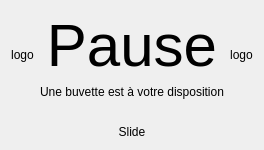
      <widget class="QWidget" name="pageEventPause">
       <layout class="QVBoxLayout" name="verticalLayout_5">
        <item>
         <layout class="QHBoxLayout" name="horizontalLayout_3">
          <item>
           <widget class="QLabel" name="EP_LogoB">
            <property name="text">
             <string>logo</string>
            </property>
            <property name="alignment">
             <set>Qt::AlignCenter</set>
            </property>
           </widget>
          </item>
          <item>
           <layout class="QVBoxLayout" name="verticalLayout_4">
            <item>
             <widget class="QLabel" name="EP_Title">
              <property name="sizePolicy">
               <sizepolicy hsizetype="Preferred" vsizetype="Preferred">
                <horstretch>0</horstretch>
                <verstretch>0</verstretch>
               </sizepolicy>
              </property>
              <property name="font">
               <font>
                <pointsize>45</pointsize>
                <kerning>false</kerning>
               </font>
              </property>
              <property name="text">
               <string>Pause</string>
              </property>
              <property name="scaledContents">
               <bool>true</bool>
              </property>
              <property name="alignment">
               <set>Qt::AlignCenter</set>
              </property>
              <property name="wordWrap">
               <bool>true</bool>
              </property>
              <property name="textInteractionFlags">
               <set>Qt::NoTextInteraction</set>
              </property>
             </widget>
            </item>
            <item>
             <widget class="QLabel" name="EP_Message">
              <property name="sizePolicy">
               <sizepolicy hsizetype="Preferred" vsizetype="Preferred">
                <horstretch>0</horstretch>
                <verstretch>0</verstretch>
               </sizepolicy>
              </property>
              <property name="text">
               <string>Une buvette est à votre disposition</string>
              </property>
              <property name="alignment">
               <set>Qt::AlignCenter</set>
              </property>
             </widget>
            </item>
           </layout>
          </item>
          <item>
           <widget class="QLabel" name="EP_LogoA">
            <property name="text">
             <string>logo</string>
            </property>
            <property name="alignment">
             <set>Qt::AlignCenter</set>
            </property>
           </widget>
          </item>
         </layout>
        </item>
        <item>
         <spacer name="verticalSpacer_6">
          <property name="orientation">
           <enum>Qt::Vertical</enum>
          </property>
          <property name="sizeType">
           <enum>QSizePolicy::Preferred</enum>
          </property>
          <property name="sizeHint" stdset="0">
           <size>
            <width>0</width>
            <height>20</height>
           </size>
          </property>
         </spacer>
        </item>
        <item>
         <widget class="QLabel" name="EP_Text">
          <property name="sizePolicy">
           <sizepolicy hsizetype="Expanding" vsizetype="Expanding">
            <horstretch>0</horstretch>
            <verstretch>0</verstretch>
           </sizepolicy>
          </property>
          <property name="text">
           <string>Slide</string>
          </property>
          <property name="alignment">
           <set>Qt::AlignCenter</set>
          </property>
         </widget>
        </item>
       </layout>
      </widget>
